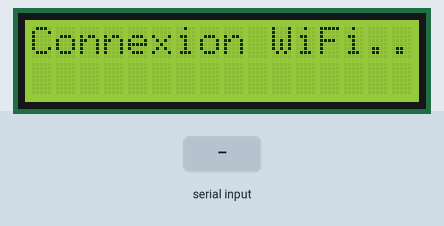
Recording of a sketch running on a simulated ESP32. Shown: 16×2 character LCD. The test bench sets the inputs (shaded band). WiFi joins after 1.5 s; servers stay silent unless stated; what the sketch prints to the serial monitor is not drawn.

Above: at 2.2 s.
At 8.3 s:
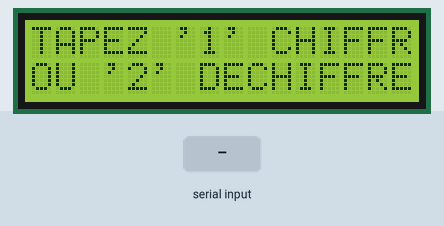
8.4 s: "1\n" received over Serial
At 9.6 s:
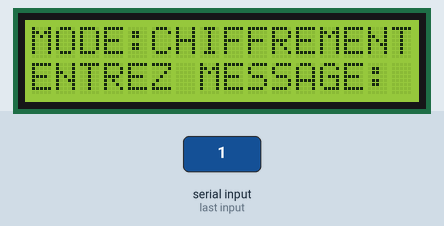
9.9 s: "2\n" received over Serial
At 10.4 s:
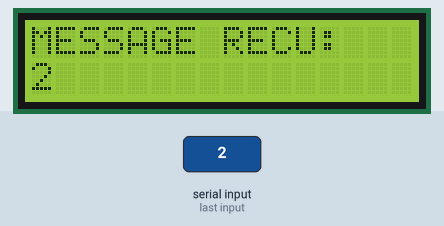
11.4 s: "90,45,200\n" received over Serial
At 12.6 s:
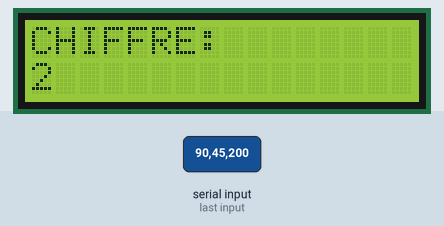
Timing chart, 0 to 14.4 s (numbered marks = the images above; inputs shaded):
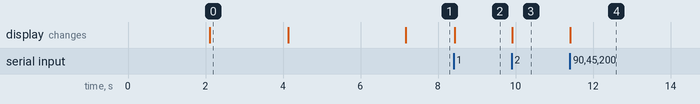

The sketch:

crypto1.ino
```cpp
#include <WiFi.h>
#include <WebServer.h>
#include <LiquidCrystal_I2C.h>

// Configuration WiFi
const char* ssid = "ESP32_Test";
const char* password = "12345678";

// LCD I2C
LiquidCrystal_I2C lcd(0x27, 16, 2);

// Serveur web
WebServer server(80);

// Variables globales partagées entre serial, web et LCD
String message = "";
int key = 0;
int mode = 0;  // 0=menu, 1=chiffrer, 2=déchiffrer
String result = "";
int step = 0;  // 0=choix mode, 1=saisie message, 2=saisie clé, 3=résultat

void setup() {
  Serial.begin(115200);

  lcd.init();
  lcd.backlight();
  lcd.clear();
  lcd.print("=== METHODE CESAR ===");

  delay(2000);
  lcd.clear();
  lcd.print("Connexion WiFi...");

  WiFi.begin(ssid, password);
  Serial.print("Connexion au WiFi");

  while (WiFi.status() != WL_CONNECTED) {
    delay(1000);
    Serial.print(".");
  }

  Serial.println("");
  Serial.println("WiFi connecté!");
  Serial.print("Adresse IP: ");
  Serial.println(WiFi.localIP());

  lcd.clear();
  lcd.print("WiFi Connecte!");
  lcd.setCursor(0, 1);
  lcd.print(WiFi.localIP());

  server.on("/", handleRoot);
  server.on("/mode", HTTP_POST, handleMode);
  server.on("/message", HTTP_POST, handleMessage);
  server.on("/key", HTTP_POST, handleKey);
  server.on("/reset", HTTP_POST, handleReset);
  server.onNotFound(handleNotFound);

  server.begin();
  Serial.println("Serveur web démarré");

  delay(3000);

  // Initialisation du menu
  resetToMenu();
}

void loop() {
  server.handleClient();

  // Lecture des données depuis le moniteur série
  if (Serial.available() > 0) {
    String input = Serial.readStringUntil('\n');
    input.trim();

    handleSerialInput(input);
  }
}

void handleSerialInput(String input) {
  if (step == 0) {  // Choix du mode
    if (input == "1") {
      setMode(1);
    } else if (input == "2") {
      setMode(2);
    } else {
      Serial.println("Option invalide. Tapez '1' pour Chiffrer ou '2' pour Déchiffrer.");
    }
  } else if (step == 1) {  // Saisie du message
    setMessage(input);
  } else if (step == 2) {  // Saisie de la clé
    setKey(input.toInt());
  }
}

void resetToMenu() {
  mode = 0;
  step = 0;
  message = "";
  key = 0;
  result = "";

  // Affichage LCD
  lcd.clear();
  lcd.setCursor(0, 0);
  lcd.print("TAPEZ '1' CHIFFRER");
  lcd.setCursor(0, 1);
  lcd.print("OU '2' DECHIFFRER");

  // Affichage série
  Serial.println("\nTapez '1' pour Chiffrer ou '2' pour Déchiffrer, suivi de 'Enter' :");
}

void setMode(int newMode) {
  mode = newMode;
  step = 1;

  // Affichage LCD
  lcd.clear();
  lcd.setCursor(0, 0);
  lcd.print(mode == 1 ? "MODE:CHIFFREMENT" : "MODE:DECHIFFRMNT");
  lcd.setCursor(0, 1);
  lcd.print("ENTREZ MESSAGE:");

  // Affichage série
  Serial.println(mode == 1 ? "Mode : Chiffrement" : "Mode : Déchiffrement");
  Serial.println("Entrez un message (terminé par 'Enter') :");
}

void setMessage(String newMessage) {
  message = newMessage;
  step = 2;

  // Affichage LCD
  lcd.clear();
  lcd.setCursor(0, 0);
  lcd.print("MESSAGE RECU:");
  lcd.setCursor(0, 1);
  if (message.length() > 16) {
    lcd.print(message.substring(0, 16));
  } else {
    lcd.print(message);
  }

  // Affichage série
  Serial.println("Message reçu : " + message);
  Serial.println("Entrez une clé (nombre entier) :");
}

void setKey(int newKey) {
  key = newKey;
  step = 3;

  // Traitement
  int processKey = (mode == 2) ? -key : key;
  result = encryptCesar(message, processKey);

  // Affichage LCD
  lcd.clear();
  lcd.setCursor(0, 0);
  lcd.print(mode == 2 ? "DECHIFFRE:" : "CHIFFRE:");
  lcd.setCursor(0, 1);
  if (result.length() > 16) {
    lcd.print(result.substring(0, 16));
  } else {
    lcd.print(result);
  }

  // Affichage série
  Serial.println("Clé : " + String(key));
  Serial.println(mode == 2 ? "Message déchiffré : " + result : "Message chiffré : " + result);
  Serial.println("Appuyez sur Enter pour continuer...");
}

// Page d'accueil - Interface étape par étape
void handleRoot() {
  String html = R"(<!DOCTYPE html><html><head>
<meta charset='UTF-8'>
<meta name='viewport' content='width=device-width,initial-scale=1'>
<title>César ESP32 - Moniteur</title>
<style>
body{font-family:'Courier New',monospace;max-width:500px;margin:20px auto;padding:20px;background:#000;color:#0f0}
.terminal{background:#111;padding:20px;border-radius:10px;border:2px solid #0f0;margin:10px 0}
.lcd{background:#004400;color:#0f0;padding:15px;border-radius:5px;margin:10px 0;font-weight:bold;text-align:center}
.lcd-line{display:block;margin:2px 0}
input,button{background:#003300;color:#0f0;border:2px solid #0f0;padding:10px;margin:5px;border-radius:5px;font-family:'Courier New',monospace;font-size:14px}
button{cursor:pointer;background:#006600}
button:hover{background:#009900}
.result{background:#004400;padding:15px;border-radius:5px;margin:10px 0;border:1px solid #0f0}
.step{color:#ff0;font-weight:bold}
input{width:200px}
</style>
</head><body>
<div class='terminal'>
<h1 style='text-align:center;color:#0f0'>🔐 CÉSAR ESP32 - MONITEUR</h1>

<div class='lcd'>
<div class='lcd-line'>)";

  // Affichage de l'état actuel du LCD
  if (step == 0) {
    html += "TAPEZ '1' CHIFFRER</div><div class='lcd-line'>OU '2' DECHIFFRER";
  } else if (step == 1) {
    html += (mode == 1 ? "MODE:CHIFFREMENT" : "MODE:DECHIFFRMNT");
    html += "</div><div class='lcd-line'>ENTREZ MESSAGE:";
  } else if (step == 2) {
    html += "MESSAGE RECU:</div><div class='lcd-line'>";
    html += (message.length() > 16 ? message.substring(0, 16) : message);
  } else if (step == 3) {
    html += (mode == 2 ? "DECHIFFRE:" : "CHIFFRE:");
    html += "</div><div class='lcd-line'>";
    html += (result.length() > 16 ? result.substring(0, 16) : result);
  }

  html += "</div></div>";

  // Interface correspondant à l'étape actuelle
  if (step == 0) {
    html += R"(<p class='step'>ÉTAPE 1: CHOISISSEZ LE MODE</p>
<form action='/mode' method='POST' style='text-align:center'>
<button type='submit' name='mode' value='1'>1 - CHIFFRER</button>
<button type='submit' name='mode' value='2'>2 - DÉCHIFFRER</button>
</form>)";
  } else if (step == 1) {
    html += R"(<p class='step'>ÉTAPE 2: ENTREZ LE MESSAGE</p>
<form action='/message' method='POST' style='text-align:center'>
<input type='text' name='message' placeholder='Votre message...' required autofocus>
<button type='submit'>VALIDER</button>
</form>)";
  } else if (step == 2) {
    html += R"(<p class='step'>ÉTAPE 3: ENTREZ LA CLÉ</p>
<form action='/key' method='POST' style='text-align:center'>
<input type='number' name='key' placeholder='Clé (nombre)' required autofocus>
<button type='submit'>TRAITER</button>
</form>)";
  } else if (step == 3) {
    html += "<div class='result'><b>RÉSULTAT COMPLET:</b><br>" + result + "</div>";
    html += R"(<form action='/reset' method='POST' style='text-align:center'>
<button type='submit'>NOUVEAU TRAITEMENT</button>
</form>)";
  }

  html += "</div></body></html>";

  server.send(200, "text/html", html);
}

// Traitement du choix de mode
void handleMode() {
  if (server.hasArg("mode") && step == 0) {
    int selectedMode = server.arg("mode").toInt();
    setMode(selectedMode);

    Serial.println("=== Mode sélectionné via WEB ===");
    Serial.println("Mode: " + String(selectedMode == 1 ? "Chiffrement" : "Déchiffrement"));
  }

  server.sendHeader("Location", "/", true);
  server.send(302, "text/plain", "");
}

// Traitement du message
void handleMessage() {
  if (server.hasArg("message") && step == 1) {
    String webMessage = server.arg("message");
    setMessage(webMessage);

    Serial.println("=== Message reçu via WEB ===");
    Serial.println("Message: " + webMessage);
  }

  server.sendHeader("Location", "/", true);
  server.send(302, "text/plain", "");
}

// Traitement de la clé
void handleKey() {
  if (server.hasArg("key") && step == 2) {
    int webKey = server.arg("key").toInt();
    setKey(webKey);

    Serial.println("=== Clé reçue via WEB ===");
    Serial.println("Clé: " + String(webKey));
    Serial.println("Résultat: " + result);
  }

  server.sendHeader("Location", "/", true);
  server.send(302, "text/plain", "");
}

// Reset vers le menu
void handleReset() {
  resetToMenu();

  server.sendHeader("Location", "/", true);
  server.send(302, "text/plain", "");
}

// Page 404
void handleNotFound() {
  server.send(404, "text/plain", "404 - Page non trouvée");
}

// Fonction César
String encryptCesar(String msg, int shift) {
  String result = "";
  shift = shift % 26;

  for (int i = 0; i < msg.length(); i++) {
    char c = msg[i];
    if (isAlpha(c)) {
      char base = isLowerCase(c) ? 'a' : 'A';
      c = (c - base + shift + 26) % 26 + base;
    }
    result += c;
  }
  return result;
}

bool isAlpha(char c) {
  return (c >= 'A' && c <= 'Z') || (c >= 'a' && c <= 'z');
}

bool isLowerCase(char c) {
  return c >= 'a' && c <= 'z';
}
```

Measured:
- after the input at 8.4 s, the display: changes at once (image 2)
- after the input at 9.9 s, the display: changes at once (image 3)
- after the input at 11.4 s, the display: changes at once (image 4)
- what the display in image 0 shows lasts 2.0 s, from 2.1 s to 4.1 s
